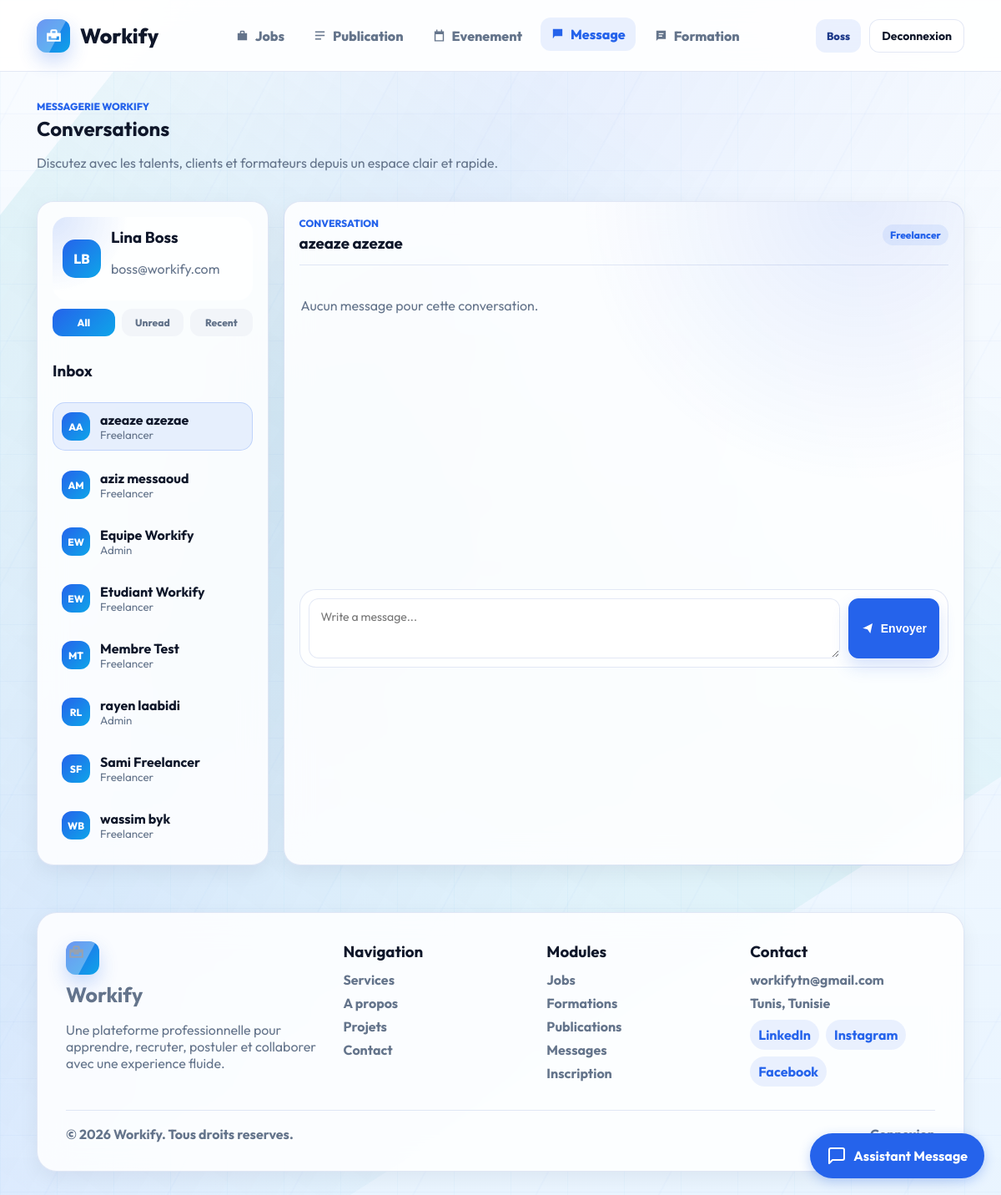
The app's page /controller/MessageC.php?office=front&action=list (signed in) with its own data.
### tables this page shows
CREATE TABLE `utilisateurs` (
  `id` int(11) NOT NULL AUTO_INCREMENT,
  `role_id` int(11) NOT NULL,
  `first_name` varchar(100) NOT NULL,
  `last_name` varchar(100) NOT NULL,
  `email` varchar(190) NOT NULL,
  `phone` varchar(40) DEFAULT NULL,
  `password` varchar(255) NOT NULL,
  `headline` varchar(150) NOT NULL,
  `bio` text NOT NULL,
  `avatar_url` varchar(255) DEFAULT NULL,
  `status` enum('active','pending','blocked') NOT NULL DEFAULT 'active',
  `created_at` datetime NOT NULL DEFAULT current_timestamp(),
  PRIMARY KEY (`id`),
  UNIQUE KEY `email` (`email`),
  KEY `fk_utilisateurs_role` (`role_id`),
  CONSTRAINT `fk_utilisateurs_role` FOREIGN KEY (`role_id`) REFERENCES `roles` (`id`) ON UPDATE CASCADE
);

CREATE TABLE `roles` (
  `id` int(11) NOT NULL AUTO_INCREMENT,
  `name` varchar(60) NOT NULL,
  `slug` varchar(40) NOT NULL,
  `description` varchar(255) DEFAULT NULL,
  PRIMARY KEY (`id`),
  UNIQUE KEY `slug` (`slug`)
);

### controller/UtilisateurModel.php (called while the page is built, shortened)
<?php
class UtilisateurModel
{
    public function getUtilisateurById($id)
    {
        $sql = 'SELECT u.*, r.name AS role_name, r.slug AS role_slug
                FROM utilisateurs u
                INNER JOIN roles r ON u.role_id = r.id
                WHERE u.id = :id';
        $db = config::getConnexion();
        try {
            $query = $db->prepare($sql);
            $query->execute(['id' => $id]);
            return $query->fetch();
        } catch (Exception $e) {
            die('Erreur: ' . $e->getMessage());
        }
    }
}
?>

### controller/MessageModel.php (called while the page is built, shortened)
<?php
class MessageModel
{
    public function listeUtilisateursContactables($currentUserId)
    {
        $sql = 'SELECT u.*, r.slug AS role_slug, r.name AS role_name
                FROM utilisateurs u
                INNER JOIN roles r ON u.role_id = r.id
                WHERE u.status = "active" AND u.id != :id
                ORDER BY u.first_name ASC, u.last_name ASC';
        $db = config::getConnexion();
        try {
            $query = $db->prepare($sql);
            $query->execute(['id' => (int) $currentUserId]);
            return $query->fetchAll();
        } catch (Exception $e) {
            die('Erreur: ' . $e->getMessage());
        }
    }
}
?>

### view/messages/list.php (the view, shortened to what this page needs)
<?php
$contacts = isset($contacts) ? $contacts : [];
$messages = isset($messages) ? $messages : [];
$selectedUser = isset($selectedUser) ? $selectedUser : null;
$currentUser = isset($currentUser) ? $currentUser : [];
include __DIR__ . '/../includes/header.php';
?>
<div class="toolbar">
    <div>
        <p class="eyebrow">Messagerie Workify</p>
        <h2>Conversations</h2>
        <p class="muted">Discutez avec les talents, clients et formateurs depuis un espace clair et rapide.</p>
    </div>
</div>
<div class="message-workspace">
    <aside class="message-contacts">
        <div class="message-profile-card">
            <span class="avatar-pill"><?= htmlspecialchars(strtoupper(substr($currentUser['first_name'], 0, 1) . substr($currentUser['last_name'], 0, 1)), ENT_QUOTES); ?></span>
            <div>
                <h3><?= htmlspecialchars($currentUser['first_name'] . ' ' . $currentUser['last_name'], ENT_QUOTES); ?></h3>
                <p class="muted"><?= htmlspecialchars($currentUser['email'], ENT_QUOTES); ?></p>
            </div>
        </div>
        <div class="message-tabs" aria-label="Filtres messages">
            <span class="active">All</span>
            <span>Unread</span>
            <span>Recent</span>
        </div>
        <h3>Inbox</h3>
        <?php foreach ($contacts as $contactItem) { ?>
            <a class="contact-row <?= $selectedUser && (int) $selectedUser['id'] === (int) $contactItem['id'] ? 'active' : ''; ?>" href="../controller/MessageC.php?office=front&action=list&with=<?= (int) $contactItem['id']; ?>">
                <span class="avatar-pill small"><?= htmlspecialchars(strtoupper(substr($contactItem['first_name'], 0, 1) . substr($contactItem['last_name'], 0, 1)), ENT_QUOTES); ?></span>
                <span>
                    <strong><?= htmlspecialchars($contactItem['first_name'] . ' ' . $contactItem['last_name'], ENT_QUOTES); ?></strong>
                    <small><?= htmlspecialchars($contactItem['role_name'], ENT_QUOTES); ?></small>
                </span>
            </a>
        <?php } ?>
    </aside>
    <section class="message-panel modern-message-panel">
        <?php if (!$selectedUser) { ?>
            <div class="empty-state">
                <h3>Choisissez un contact</h3>
                <p class="muted">Selectionnez un utilisateur pour commencer la conversation.</p>
            </div>
        <?php } else { ?>
            <div class="message-head">
                <div>
                    <p class="eyebrow">Conversation</p>
                    <h3><?= htmlspecialchars($selectedUser['first_name'] . ' ' . $selectedUser['last_name'], ENT_QUOTES); ?></h3>
                </div>
                <span class="badge"><?= htmlspecialchars($selectedUser['role_name'], ENT_QUOTES); ?></span>
            </div>
            <div class="message-thread">
                <?php if (empty($messages)) { ?>
                    <p class="muted">Aucun message pour cette conversation.</p>
                <?php } ?>
            </div>
            <form class="message-form modern-message-form" action="../controller/MessageC.php?office=front&action=send" method="post">
                <textarea name="content" placeholder="Write a message..." required></textarea>
                <button class="btn btn-primary" type="submit">
                    <svg viewBox="0 0 24 24"><path d="M3 12 21 3l-4 18-5-7-7-2z"/></svg>
                    Envoyer
                </button>
            </form>
        <?php } ?>
    </section>
</div>
<?php include __DIR__ . '/../includes/footer.php'; ?>

### records on screen
utilisateurs: first_name+last_name "LB", first_name+last_name "Lina Boss", email "boss@workify.com"
utilisateurs: first_name+last_name "AA", first_name+last_name "azeaze azezae", role.name "Freelancer"
utilisateurs: first_name+last_name "AM", first_name+last_name "aziz messaoud", role.name "Freelancer"
utilisateurs: first_name+last_name "EW", first_name+last_name "Equipe Workify", role.name "Admin"
utilisateurs: first_name+last_name "EW", first_name+last_name "Etudiant Workify", role.name "Freelancer"
utilisateurs: first_name+last_name "MT", first_name+last_name "Membre Test", role.name "Freelancer"
utilisateurs: first_name+last_name "RL", first_name+last_name "rayen laabidi", role.name "Admin"
utilisateurs: first_name+last_name "SF", first_name+last_name "Sami Freelancer", role.name "Freelancer"
utilisateurs: first_name+last_name "WB", first_name+last_name "wassim byk", role.name "Freelancer"

### other values on screen
$link['label'] "Jobs"
$link['label'] "Publication"
$link['label'] "Evenement"
$link['label'] "Message"
$link['label'] "Formation"
AuthC::currentUserName() "Boss"
$chatbotConfig['title'] "Assistant Message"
